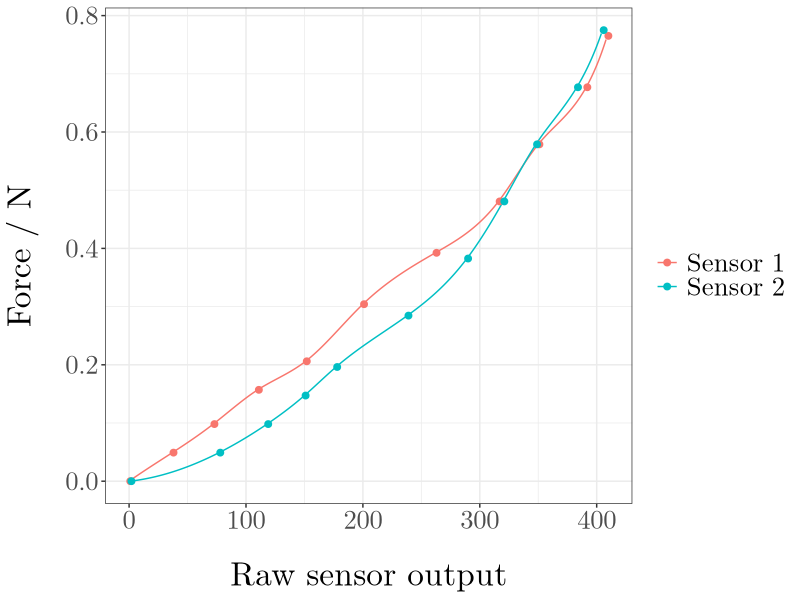
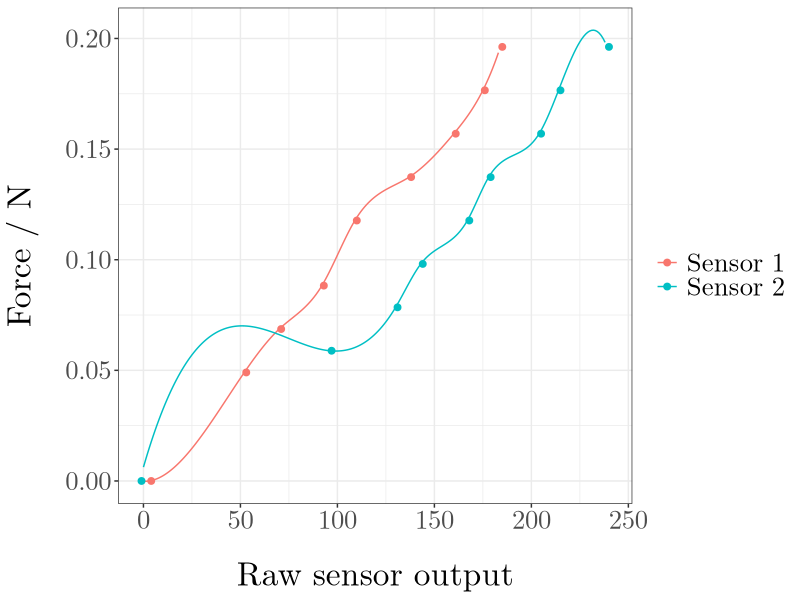

Generate these figures, in order, with R:
library(ggplot2)

get.datapoints <- function(data.set) {
  unique.weights <- unique(data.set[,2])
  out <- matrix(rep(0, length(unique.weights) * 2), ncol=2)
  for (i in 1:length(unique.weights)) {
    index <- data.set[,2] == unique.weights[i]
    out[i, 1] <- median(data.set[index, 1])
    out[i, 2] <- unique.weights[i]
  }
  out <- data.frame(out)
  colnames(out) <- c('x', 'y')
  return(out)
}

medium.5.curve <- read.csv('lookup/medium_5.csv')
medium.6.curve <- read.csv('lookup/medium_6.csv')
large.5.curve <- read.csv('lookup/large_5.csv')
large.6.curve <- read.csv('lookup/large_6.csv')

medium.5.data <- read.csv('train_data/medium_5.csv')
medium.6.data <- read.csv('train_data/medium_6.csv')
large.5.data <- read.csv('train_data/large_5.csv')
large.6.data <- read.csv('train_data/large_6.csv')

medium.5.datapoints <- get.datapoints(medium.5.data)
medium.6.datapoints <- get.datapoints(medium.6.data)
large.5.datapoints <- get.datapoints(large.5.data)
large.6.datapoints <- get.datapoints(large.6.data)

medium.5.x <- as.numeric(rownames(medium.5.curve)) - 1
medium.6.x <- as.numeric(rownames(medium.6.curve)) - 1
large.5.x <- as.numeric(rownames(large.5.curve)) - 1
large.6.x <- as.numeric(rownames(large.6.curve)) - 1

medium.5.frame <- data.frame(cbind(medium.5.x, medium.5.curve))
medium.6.frame <- data.frame(cbind(medium.6.x, medium.6.curve))
large.5.frame <- data.frame(cbind(large.5.x, large.5.curve))
large.6.frame <- data.frame(cbind(large.6.x, large.6.curve))
colnames(medium.5.frame) <- c('x', 'y')
colnames(medium.6.frame) <- c('x', 'y')
colnames(large.5.frame) <- c('x', 'y')
colnames(large.6.frame) <- c('x', 'y')
png(filename = 'large.png', width=960, height=480)
large.p <- ggplot(data=large.5.frame, aes(x, y, color='Sensor 1')) +
  geom_line() + geom_line(data=large.6.frame, aes(x, y, color='Sensor 2')) +
  geom_point(data=large.5.datapoints, aes(x, y, color='Sensor 1'), size=2) + 
  geom_point(data=large.6.datapoints, aes(x, y, color='Sensor 2'), size=2) + 
  labs(x = 'Raw sensor output',
       y = 'Force / N', color='') + theme_bw() +
  theme(text=element_text(size=24,  family="Latin Modern Roman"),
        axis.title.x = element_text(margin = margin(t = 20)),
        axis.title.y = element_text(margin = margin(r = 20))
        )

plot(large.p)
dev.off()

png(filename = 'medium.png', width=960, height=480)
large.p <- ggplot(data=medium.5.frame, aes(x, y, color='Sensor 1')) +
  geom_line() + geom_line(data=medium.6.frame, aes(x, y, color='Sensor 2')) +
  geom_point(data=medium.5.datapoints, aes(x, y, color='Sensor 1'), size=2) + 
  geom_point(data=medium.6.datapoints, aes(x, y, color='Sensor 2'), size=2) + 
  labs(x = 'Raw sensor output',
       y = 'Force / N', color='') + theme_bw() +
  theme(text=element_text(size=24,  family="Latin Modern Roman"),
        axis.title.x = element_text(margin = margin(t = 20)),
        axis.title.y = element_text(margin = margin(r = 20))
  )

plot(large.p)
dev.off()